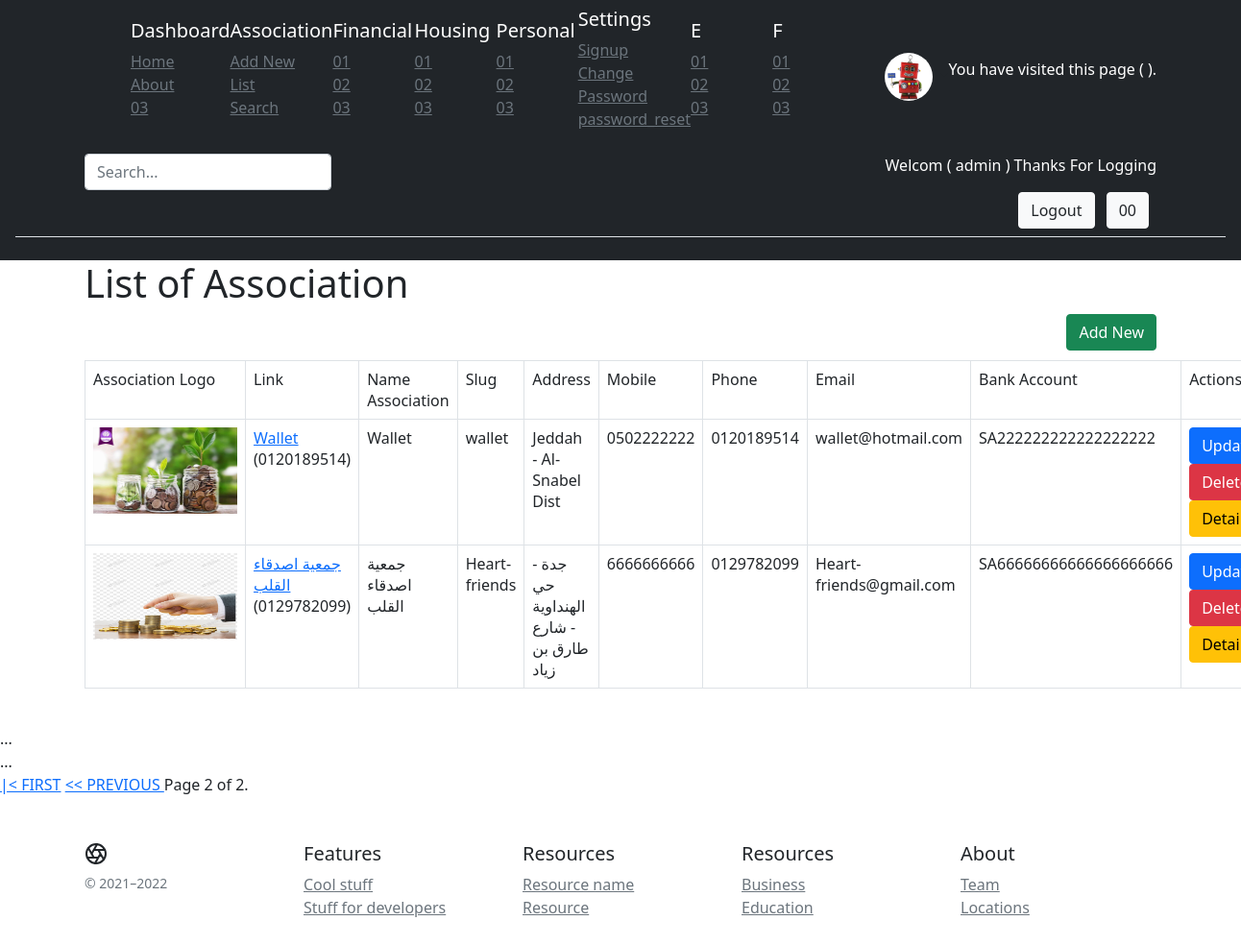
The page /saving/associationlist/?page=2 (signed in) on the database its author committed.
### saving/models.py (models this page shows, shortened)
class AssociationData_MODEL(models.Model):
    ASS_NameAssociation =   models.CharField(max_length=100                       , db_index=True , blank=False , null=False , verbose_name="إسم الجمعية"         ,help_text='هذا الحقل مخصص لإسم الجمعية')
    ASS_Slug            =   models.SlugField(unique=True                          , db_index=True , blank=False , null=False , verbose_name="الإسم التعريفي")
    ASS_AssociationLogo =   models.ImageField(upload_to='AssociationData_Image/'  , db_index=True , blank=False , null=False , verbose_name="شعار الجمعية"         ,default='Default_Image.png' )
    ASS_Address         =   models.CharField(max_length=250                       , db_index=True , blank=False , null=False , verbose_name="العنوان")
    ASS_Mobile          =   models.CharField(max_length=10                        , db_index=True , blank=False , null=False , verbose_name="الجوال")
    ASS_Phone           =   models.CharField(max_length=250                       , db_index=True , blank=False , null=False , verbose_name="الهاتف"               ,help_text='ضع مفتاح المدينة قبل الرقم مثال:012')
    ASS_Email           =   models.EmailField(max_length=250                      , db_index=True , blank=False , null=False , verbose_name="البريد الألكتروني")
    ASS_BankAccount     =   models.CharField(max_length=50                        , db_index=True , blank=False , null=False , verbose_name="الحساب البنكي - الآيبان" ,help_text='مثال: SA000000')
    class Meta:
        verbose_name = 'Association Data'
        verbose_name_plural = 'Associations Data'
        ordering = ['ASS_NameAssociation' , '-ASS_Mobile']
    def get_absolute_url(self):
        return reverse('AssociationData_MODEL-detail', args=[str(self.id)])

### saving/views.py (the view)
# urls.py: path('associationlist/'                    , AssociationListView.as_view()       , name='AssociationListView-list-URL'),
class AssociationListView(LoginRequiredMixin , ListView):
    model = AssociationData_MODEL # Data Table
    paginate_by = 4  # if pagination is desired
    def get_context_data(self, **kwargs):
        context = super().get_context_data(**kwargs)
        context['now'] = timezone.now() # Data To Be Sent
        return context # Send This Data To The Required Page HTML

### saving/templates/saving/associationdata_model_list.html (shortened to what this page needs)
{% extends "base.html" %}
{% load static %}
{% block Page_Title  %}
<h1>List of Association</h1>
{% endblock Page_Title %}
{% block Contents_Page %}
<div>
<a  href="{% url 'AssociationCreateView-add-URL' %}" role="button" style="float:right" class="btn btn-success">Add New</a>
<br>
</div>
<br>
<table class="table table-bordered">
<tr>
<td>Association Logo</td>
<td> Link</td>
<td>Name Association</td>
<td>Slug</td>
<td>Address</td>
<td>Mobile</td>
<td>Phone</td>
<td>Email</td>
<td>Bank Account</td>
<td>Actions</td>
</tr>
{%  if object_list %}
{% for object_list_item in object_list %}
<tr>
<td><img src="{{ object_list_item.ASS_AssociationLogo.url}}" alt="" width="150" height="90"></td>
<td><a href="{{ object_list_item.get_absolute_url }}">{{ object_list_item.ASS_NameAssociation }}</a> ({{object_list_item.ASS_Phone}})</td>
<td>{{ object_list_item.ASS_NameAssociation }}</td>
<td>{{ object_list_item.ASS_Slug }}</td>
<td>{{ object_list_item.ASS_Address }}</td>
<td>{{ object_list_item.ASS_Mobile }}</td>
<td>{{ object_list_item.ASS_Phone }}</td>
<td>{{ object_list_item.ASS_Email }}</td>
<td>{{ object_list_item.ASS_BankAccount }}</td>
<td>
<a href="{% url 'AssociationUpdateView-update-URL'   object_list_item.id %}" class="btn btn-primary">Update</a>
<a href="{% url 'AssociationDeleteView-delete-URL'   object_list_item.id %}" class="btn btn-danger">Delete</a>
<a href="{% url 'AssociationDetailViewID-detail-URL' object_list_item.id %}" class="btn btn-warning">Detail</a>
</td>
</tr>
{% endfor %}
{% else %}
    <h4>There are No Data.</h4>
  {% endif %}
</table>
{% endblock Contents_Page %}

### templates/base.html (shortened to what this page needs)
{% load static %}
<link href="{% static 'css/bootstrap.min.css'%}" rel="stylesheet">
{% if user.is_authenticated %}
<header class="px-3 py-2 bg-dark text-white">
  <div class="container">
    <div class="d-flex flex-wrap align-items-center justify-content-center justify-content-lg-start">
      <a href="/" class="d-flex  my-0 my-lg-0 me-lg-auto text-white text-decoration-none">
        <svg class="bi me-2" width="40" height="32"><use xlink:href="#bootstrap"/></svg>
      </a>
      <div class="col-6 col-md">
        <h5>Dashboard</h5>
        <ul class="list-unstyled text-small">
          <li><a class="link-secondary" href="{% url 'IndexHomeTemplateView-URL' %}">Home</a></li>
          <li><a class="link-secondary" href="{% url 'AboutTemplateView-URL' %}">About</a></li>
          <li><a class="link-secondary" href="#">03</a></li>
        </ul>
      </div>
      <div class="col-6 col-md">
        <h5>Association</h5>
        <ul class="list-unstyled text-small">
          <li><a class="link-secondary" href="{% url 'AssociationCreateView-add-URL' %}">Add New</a></li>
          <li><a class="link-secondary" href="{% url 'AssociationListView-list-URL' %}">List</a></li>
          <li><a class="link-secondary" href="#">Search</a></li>
        </ul>
      </div>
      <div class="col-6 col-md">
        <h5>Financial</h5>
        <ul class="list-unstyled text-small">
          <li><a class="link-secondary" href="#">01</a></li>
          <li><a class="link-secondary" href="#">02</a></li>
          <li><a class="link-secondary" href="#">03</a></li>
        </ul>
      </div>
      <div class="col-6 col-md">
        <h5>Housing</h5>
        <ul class="list-unstyled text-small">
          <li><a class="link-secondary" href="#">01</a></li>
          <li><a class="link-secondary" href="#">02</a></li>
          <li><a class="link-secondary" href="#">03</a></li>
        </ul>
      </div>
      <div class="col-6 col-md">
        <h5>Personal</h5>
        <ul class="list-unstyled text-small">
          <li><a class="link-secondary" href="#">01</a></li>
          <li><a class="link-secondary" href="#">02</a></li>
          <li><a class="link-secondary" href="#">03</a></li>
        </ul>
      </div>
      <div class="col-6 col-md">
        <h5>Settings</h5>
        <ul class="list-unstyled text-small">
          <li><a class="link-secondary" href="{% url 'My_Signup_URL' %}">Signup</a></li>
          <li><a class="link-secondary" href="{% url 'My_PasswordChange_URL' %}">Change Password</a></li>
          <li><a class="link-secondary" href="{% url 'My_PasswordReset_URL' %}">password_reset</a></li>
        </ul>
      </div>
      <div class="col-6 col-md">
        <h5>E</h5>
        <ul class="list-unstyled text-small">
          <li><a class="link-secondary" href="#">01</a></li>
          <li><a class="link-secondary" href="#">02</a></li>
          <li><a class="link-secondary" href="#">03</a></li>
        </ul>
      </div>
      <div class="col-6 col-md">
        <h5>F</h5>
        <ul class="list-unstyled text-small">
          <li><a class="link-secondary" href="#">01</a></li>
          <li><a class="link-secondary" href="#">02</a></li>
          <li><a class="link-secondary" href="#">03</a></li>
        </ul>
      </div>
          <a href="#" class="nav-link text-white">
          <a href="#" class="d-block link-dark text-decoration-none dropdown-toggle" id="dropdownUser1" data-bs-toggle="dropdown" aria-expanded="false">
            <img  src="{% static 'Project_logo.png' %}" alt="mdo" width="50" height="50" class="rounded-circle">
          </a>
          <p>You have visited this page ( {{ number_of_visits_site }} ).</p>
        </a>
    </div>
  </div>
  <div class="px-3 py-2 border-bottom mb-3">
    <div class="container d-flex flex-wrap justify-content-center">
      <form class="col-12 col-lg-auto mb-2 mb-lg-0 me-lg-auto">
        <input type="search" class="form-control" placeholder="Search...">
      </form>
      <div class="text-end">
        <p> Welcom ( {{ user.username }} ) Thanks For Logging</p>
        <a  href="{% url 'My_Logout_URL' %}" role="button" style="float:lieft"  class="btn btn-light text-dark me-2">Logout</a>
        <a  href="#" role="button" style="float:lieft"  class="btn btn-light text-dark me-2">00</a>
      </div>
    </div>
  </div>
</header>
{% endif %}
<div class="container">
{% block Page_Title  %}
{% endblock Page_Title %}
</div>
<div class="container">
{% block Contents_Page %}
{% endblock Contents_Page %}
</div>
{% block Pagination %}
{% for contact in page_obj %}
    ...
{% endfor %}
<div class="pagination">
      <span class="step-links">
            {% if page_obj.has_previous %}
            <a href="?page=1"> |< FIRST</a>
            <a href="?page={{ page_obj.previous_page_number }}"> << PREVIOUS </a>
            {% endif %}
            <span class="current">
                  Page {{ page_obj.number }} of {{ page_obj.paginator.num_pages }}.
            </span>
      </span>
</div>
  {% endblock Pagination %}
<footer class="container py-5">
    <div class="row">
      <div class="col-12 col-md">
        <small class="d-block mb-3 text-muted">&copy; 2021–2022</small>
      </div>
      <div class="col-6 col-md">
        <h5>Features</h5>
        <ul class="list-unstyled text-small">
          <li><a class="link-secondary" href="#">Cool stuff</a></li>
          <li><a class="link-secondary" href="#">Stuff for developers</a></li>
        </ul>
      </div>
      <div class="col-6 col-md">
        <h5>Resources</h5>
        <ul class="list-unstyled text-small">
          <li><a class="link-secondary" href="#">Resource name</a></li>
          <li><a class="link-secondary" href="#">Resource</a></li>
        </ul>
      </div>
      <div class="col-6 col-md">
        <h5>Resources</h5>
        <ul class="list-unstyled text-small">
          <li><a class="link-secondary" href="#">Business</a></li>
          <li><a class="link-secondary" href="#">Education</a></li>
        </ul>
      </div>
      <div class="col-6 col-md">
        <h5>About</h5>
        <ul class="list-unstyled text-small">
          <li><a class="link-secondary" href="#">Team</a></li>
          <li><a class="link-secondary" href="#">Locations</a></li>
        </ul>
      </div>
    </div>
  </footer>

### rows shown on the page
AssociationData_MODEL: ASS_AssociationLogo (picture), ASS_NameAssociation "Wallet", ASS_Phone "0120189514", ASS_Slug "wallet", ASS_Address "Jeddah - Al-Snabel Dist", ASS_Mobile "0502222222", ASS_Email "wallet@hotmail.com", ASS_BankAccount "SA222222222222222222"
AssociationData_MODEL: ASS_AssociationLogo (picture), ASS_NameAssociation "جمعية اصدقاء القلب", ASS_Phone "0129782099", ASS_Slug "Heart-friends", ASS_Address "جدة - حي الهنداوية - شارع طارق بن زياد", ASS_Mobile "6666666666", ASS_Email "Heart-friends@gmail.com", ASS_BankAccount "SA66666666666666666666"

### other values the page prints
{{ user.username }} "admin"
{{ page_obj.number }} "2"
{{ page_obj.paginator.num_pages }} "2"
